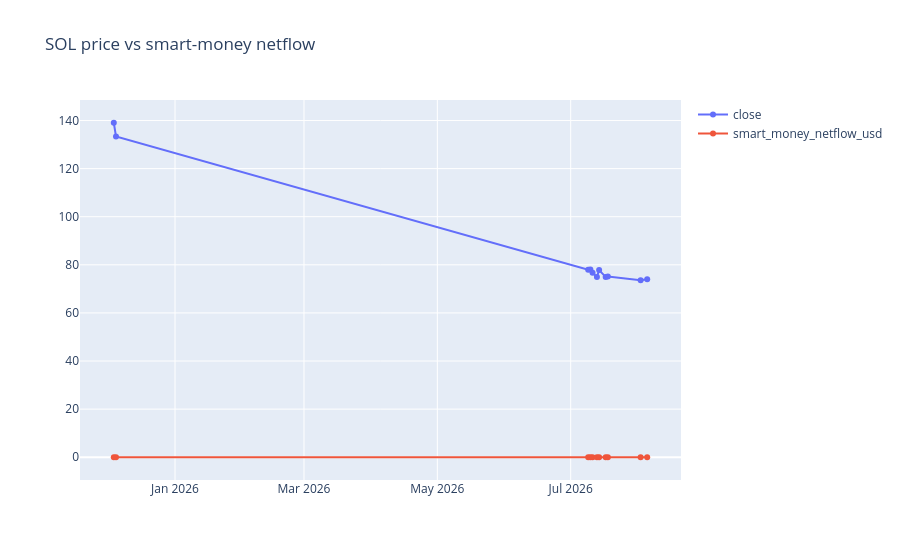

Write notebook code for a chart like this one.
### Code cell
if {"date", "close", "smart_money_netflow_usd"}.issubset(sol.columns):
    plot_df = sol.select(["date", "close", "smart_money_netflow_usd"]).drop_nulls()
    if plot_df.height > 0:
        dates = plot_df["date"].to_list()
        fig = go.Figure()
        fig.add_trace(
            go.Scatter(x=dates, y=plot_df["close"].to_list(), name="close")
        )
        fig.add_trace(
            go.Scatter(
                x=dates,
                y=plot_df["smart_money_netflow_usd"].to_list(),
                name="smart_money_netflow_usd",
            )
        )
        fig.update_layout(title="SOL price vs smart-money netflow")
        fig.show()
    else:
        print("No SOL wallet signal rows yet — run: uv run ccquant sync wallets")
else:
    print("Wallet columns not present — build dbt marts first")

### Figure 1 — Plotly figure (JSON) as saved in the notebook; plotly's stock layout.template omitted (floating-point values rounded to 4 significant figures)
{"data": [{"name": "close", "type": "scatter", "x": ["2025-12-04", "2025-12-05", "2026-07-09", "2026-07-10", "2026-07-11", "2026-07-13", "2026-07-14", "2026-07-17", "2026-07-18", "2026-08-02", "2026-08-05"], "y": [139.1, 133.3, 77.99, 78.07, 76.74, 74.91, 77.81, 74.98, 75.17, 73.54, 73.97]}, {"name": "smart_money_netflow_usd", "type": "scatter", "x": ["2025-12-04", "2025-12-05", "2026-07-09", "2026-07-10", "2026-07-11", "2026-07-13", "2026-07-14", "2026-07-17", "2026-07-18", "2026-08-02", "2026-08-05"], "y": [0, 0, 0, 0, 0, 0, 0, 0, 0, 0, 0]}], "layout": {"title": {"text": "SOL price vs smart-money netflow"}}}
